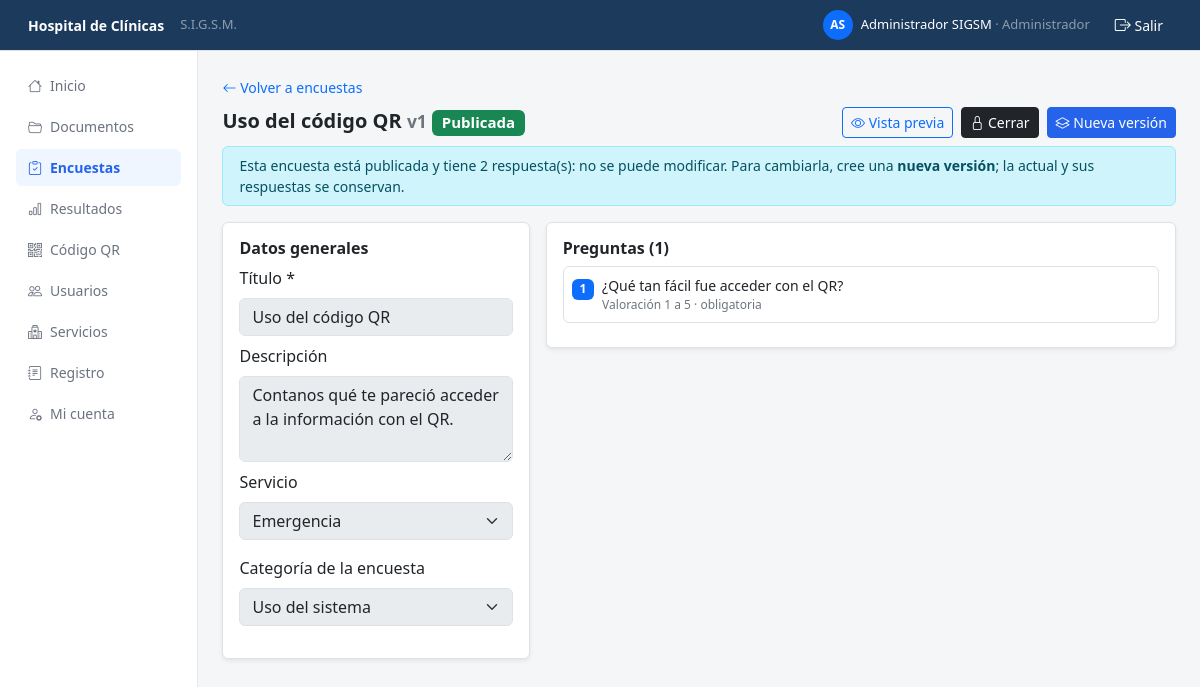
/presentacion/encuesta_editar.php?id=2 (signed in), run on the app's committed database.
### tables this page shows
CREATE TABLE encuesta (
    id             INT AUTO_INCREMENT PRIMARY KEY,
    titulo         VARCHAR(120) NOT NULL,
    descripcion    VARCHAR(300) NULL,
    estado         ENUM('borrador','publicada','cerrada') NOT NULL DEFAULT 'borrador',
    version        INT NOT NULL DEFAULT 1,
    fecha_creacion DATETIME NOT NULL,
    activo         TINYINT(1) NOT NULL DEFAULT 1,
    id_categoria   INT NULL,                   
    id_categoria_encuesta INT NULL,            
    id_origen      INT NULL,
    id_usuario     INT NOT NULL,               
    FOREIGN KEY (id_categoria) REFERENCES categoria(id),
    FOREIGN KEY (id_categoria_encuesta) REFERENCES categoria_encuesta(id),
    FOREIGN KEY (id_origen)    REFERENCES encuesta(id),
    FOREIGN KEY (id_usuario)   REFERENCES usuario(id)
);

CREATE TABLE categoria (
    id     INT AUTO_INCREMENT PRIMARY KEY,
    nombre VARCHAR(80) NOT NULL UNIQUE,
    activo TINYINT(1) NOT NULL DEFAULT 1
);

CREATE TABLE categoria_encuesta (
    id     INT AUTO_INCREMENT PRIMARY KEY,
    nombre VARCHAR(60) NOT NULL UNIQUE,        
    activo TINYINT(1) NOT NULL DEFAULT 1
);

CREATE TABLE pregunta (
    id          INT AUTO_INCREMENT PRIMARY KEY,
    id_encuesta INT NOT NULL,
    texto       VARCHAR(200) NOT NULL,
    tipo        ENUM('unica','multiple','valoracion','texto') NOT NULL DEFAULT 'valoracion',
    obligatoria TINYINT(1) NOT NULL DEFAULT 1,
    orden       INT NOT NULL DEFAULT 1,
    FOREIGN KEY (id_encuesta) REFERENCES encuesta(id)
);

### negocio/ayudas.php (called while the page is built, shortened)
<?php
function enteroPositivo($valor) {
    return (is_string($valor) && ctype_digit($valor)) ? (int) $valor : 0;
}

### datos/Encuesta.php (called while the page is built, shortened)
<?php
require_once __DIR__ . '/Pregunta.php';
class Encuesta {
    private $pdo;
    public function __construct($pdo) {
        $this->pdo = $pdo;
    }
    private function consultaBase() {
        return "SELECT e.id, e.titulo, e.descripcion, e.estado, e.version, e.fecha_creacion,
                       e.id_categoria, e.id_categoria_encuesta, e.id_origen, e.id_usuario,
                       c.nombre AS servicio, c.activo AS servicio_activo,
                       ce.nombre AS categoria_encuesta, ce.activo AS categoria_encuesta_activa,
                       u.nombre AS autor,
                       (SELECT COUNT(*) FROM pregunta p WHERE p.id_encuesta = e.id) AS preguntas,
                       (SELECT COUNT(*) FROM envio v WHERE v.id_encuesta = e.id) AS envios
                FROM encuesta e
                LEFT JOIN categoria c ON c.id = e.id_categoria
                LEFT JOIN categoria_encuesta ce ON ce.id = e.id_categoria_encuesta
                JOIN usuario u ON u.id = e.id_usuario
                WHERE e.activo = 1";
    }
    public function buscarPorId($id) {
        $stmt = $this->pdo->prepare($this->consultaBase() . " AND e.id = ?");
        $stmt->execute([$id]);
        return $stmt->fetch();
    }
    public function cargarCompleta($id) {
        $encuesta = $this->buscarPorId($id);
        if ($encuesta) {
            $encuesta['lista_preguntas'] = (new Pregunta($this->pdo))->listarPorEncuesta($id);
        }
        return $encuesta;
    }
}

### datos/Pregunta.php (called while the page is built, shortened)
<?php
class Pregunta {
    private $pdo;
    public function __construct($pdo) {
        $this->pdo = $pdo;
    }
    public function listarPorEncuesta($idEncuesta) {
        $stmt = $this->pdo->prepare(
            "SELECT id, id_encuesta, texto, tipo, obligatoria, orden
             FROM pregunta WHERE id_encuesta = ? ORDER BY orden, id"
        );
        $stmt->execute([$idEncuesta]);
        $preguntas = $stmt->fetchAll();
        $stmt = $this->pdo->prepare(
            "SELECT o.id, o.id_pregunta, o.texto, o.orden
             FROM opcion o JOIN pregunta p ON p.id = o.id_pregunta
             WHERE p.id_encuesta = ? ORDER BY o.orden, o.id"
        );
        $stmt->execute([$idEncuesta]);
        $porPregunta = [];
        foreach ($stmt->fetchAll() as $opcion) {
            $porPregunta[$opcion['id_pregunta']][] = $opcion;
        }
        foreach ($preguntas as $i => $pregunta) {
            $preguntas[$i]['opciones'] = $porPregunta[$pregunta['id']] ?? [];
        }
        return $preguntas;
    }
}

### negocio/sesion.php (called while the page is built, shortened)
<?php
function e($texto) {
    return htmlspecialchars((string) $texto, ENT_QUOTES, 'UTF-8');
}

### datos/Categoria.php (called while the page is built, shortened)
<?php
class Categoria {
    private $pdo;
    public function __construct($pdo) {
        $this->pdo = $pdo;
    }
    public function listar($soloActivas = true) {
        $sql = "SELECT id, nombre, activo FROM categoria";
        if ($soloActivas) {
            $sql .= " WHERE activo = 1";
        }
        return $this->pdo->query($sql . " ORDER BY nombre")->fetchAll();
    }
}

### datos/CategoriaEncuesta.php (called while the page is built, shortened)
<?php
class CategoriaEncuesta {
    private $pdo;
    public function __construct($pdo) {
        $this->pdo = $pdo;
    }
    public function listar($soloActivas = true) {
        $sql = "SELECT id, nombre, activo FROM categoria_encuesta";
        if ($soloActivas) {
            $sql .= " WHERE activo = 1";
        }
        return $this->pdo->query($sql . " ORDER BY nombre")->fetchAll();
    }
}

### presentacion/encuesta_editar.php (the view, shortened to what this page needs)
<?php
require_once __DIR__ . '/_vista.php';
require_once __DIR__ . '/../datos/conexion.php';
require_once __DIR__ . '/../datos/Encuesta.php';
require_once __DIR__ . '/../datos/Pregunta.php';
require_once __DIR__ . '/../datos/Categoria.php';
require_once __DIR__ . '/../datos/CategoriaEncuesta.php';
$id = enteroPositivo($_GET['id'] ?? '');
try {
    $pdo = (new Conexion())->getConexion();
    $enc = $id ? (new Encuesta($pdo))->cargarCompleta($id) : false;
    $servicios = (new Categoria($pdo))->listar(true);
    $modeloCat = new CategoriaEncuesta($pdo);
    $categoriasEnc = $modeloCat->listar(true);
} catch (PDOException $e) {
    error_log('Error al abrir la encuesta: ' . $e->getMessage());
    $enc = false;
}
$editable  = $enc['estado'] === 'borrador';
$tipos = ['unica' => 'Opción única', 'multiple' => 'Opción múltiple', 'valoracion' => 'Valoración 1 a 5', 'texto' => 'Texto breve'];
require __DIR__ . '/_cabecera.php';
?>
<a href="encuestas.php" class="text-decoration-none small"><i class="bi bi-arrow-left"></i> Volver a encuestas</a>
<div class="d-flex flex-wrap justify-content-between align-items-center gap-2 my-2">
    <h5 class="fw-semibold mb-0"><?= e($enc['titulo']) ?> <small class="text-secondary">v<?= (int) $enc['version'] ?></small> <?= etiquetaEstado($enc['estado']) ?></h5>
    <div class="d-flex gap-2 flex-wrap">
        <button class="btn btn-outline-primary btn-sm" data-bs-toggle="modal" data-bs-target="#modalVista"><i class="bi bi-eye"></i> Vista previa</button>
        <?php if ($editable): ?>
            <?php botonPost('../negocio/cambiar_estado_encuesta.php', ['id' => $enc['id'], 'accion' => 'publicar', 'volver' => 'editar'], '<i class="bi bi-send"></i> Publicar', 'btn btn-success btn-sm', '¿Publicar la encuesta? Desde ese momento no se podrán cambiar sus preguntas.'); ?>
        <?php else: ?>
            <?php if ($enc['estado'] === 'publicada') botonPost('../negocio/cambiar_estado_encuesta.php', ['id' => $enc['id'], 'accion' => 'cerrar', 'volver' => 'editar'], '<i class="bi bi-lock"></i> Cerrar', 'btn btn-dark btn-sm', '¿Cerrar la encuesta? Ya no recibirá respuestas.'); ?>
        <?php endif; ?>
    </div>
</div>
<?php if (!$editable): ?>
    <div class="alert alert-info py-2" style="font-size:14px;">Esta encuesta está <?= e($enc['estado']) ?> y tiene <?= (int) $enc['envios'] ?> respuesta(s): no se puede modificar. Para cambiarla, cree una <strong>nueva versión</strong>; la actual y sus respuestas se conservan.</div>
<?php endif; ?>
<div class="row g-3">
    <div class="col-lg-4">
        <div class="card border shadow-sm"><div class="card-body">
            <h6 class="fw-semibold">Datos generales</h6>
            <form method="POST" action="../negocio/guardar_encuesta.php" novalidate>
                <div class="mb-2"><label class="form-label">Título *</label><input class="form-control" name="titulo" maxlength="120" value="<?= e($enc['titulo']) ?>" <?= $editable ? '' : 'disabled' ?>></div>
                <div class="mb-2"><label class="form-label">Descripción</label><textarea class="form-control" name="descripcion" rows="3" maxlength="300" <?= $editable ? '' : 'disabled' ?>><?= e($enc['descripcion']) ?></textarea></div>
                <div class="mb-3"><label class="form-label">Servicio</label>
                    <select class="form-select" name="id_categoria" <?= $editable ? '' : 'disabled' ?>>
                        <?php foreach ($servicios as $s): ?><option value="<?= (int) $s['id'] ?>" <?= (string) $enc['id_categoria'] === (string) $s['id'] ? 'selected' : '' ?>><?= e($s['nombre']) ?></option><?php endforeach; ?>
                    </select></div>
                <div class="mb-3"><label class="form-label">Categoría de la encuesta</label>
                    <select class="form-select" name="id_categoria_encuesta" <?= $editable ? '' : 'disabled' ?>>
                        <?php foreach ($categoriasEnc as $ce): ?><option value="<?= (int) $ce['id'] ?>" <?= (string) $enc['id_categoria_encuesta'] === (string) $ce['id'] ? 'selected' : '' ?>><?= e($ce['nombre']) ?></option><?php endforeach; ?>
                    </select>
                    <?php if ($editable): ?><a href="categorias_encuesta.php" class="small text-decoration-none">Administrar categorías</a><?php endif; ?></div>
            </form>
        </div></div>
    </div>
    <div class="col-lg-8" id="preguntas">
        <div class="card border shadow-sm"><div class="card-body">
            <div class="d-flex justify-content-between align-items-center mb-2">
                <h6 class="fw-semibold mb-0">Preguntas (<?= count($enc['lista_preguntas']) ?>)</h6>
            </div>
            <?php $total = count($enc['lista_preguntas']); foreach ($enc['lista_preguntas'] as $i => $q): ?>
                <div class="border rounded p-2 mb-2 d-flex gap-2 align-items-start">
                    <span class="badge bg-primary mt-1"><?= $i + 1 ?></span>
                    <div class="flex-grow-1" style="min-width:0;">
                        <div class="fw-medium" style="font-size:14px;"><?= e($q['texto']) ?></div>
                        <div class="text-secondary" style="font-size:12px;"><?= e($tipos[$q['tipo']]) ?> · <?= $q['obligatoria'] ? 'obligatoria' : 'opcional' ?>
                            <?php if ($q['opciones']): ?> · <?= e(implode(' / ', array_column($q['opciones'], 'texto'))) ?><?php endif; ?></div>
                    </div>
                </div>
            <?php endforeach; ?>
        </div></div>
    </div>
</div>
<?php
require __DIR__ . '/_pie.php'; ?>

### presentacion/_vista.php (shortened to what this page needs)
<?php
require_once __DIR__ . '/../negocio/sesion.php';
require_once __DIR__ . '/../negocio/ayudas.php';
function botonPost($url, $campos, $texto, $clase = 'btn btn-sm btn-outline-secondary', $confirmacion = '') {
    $onsubmit = $confirmacion !== '' ? ' onsubmit="return confirm(' . e(json_encode($confirmacion)) . ');"' : '';
    echo '<form method="POST" action="' . e($url) . '" class="d-inline"' . $onsubmit . '>' . campoCsrf();
    echo '<button type="submit" class="' . e($clase) . '">' . $texto . '</button></form>';
}
function etiquetaEstado($estado) {
    $colores = ['borrador' => 'secondary', 'publicada' => 'success', 'cerrada' => 'dark'];
    return '<span class="badge bg-' . ($colores[$estado] ?? 'secondary') . '">' . e(ucfirst($estado)) . '</span>';
}

### presentacion/_cabecera.php (style rules this page uses)
body { background-color: #F5F6F8; }
.btn-hc { --bs-btn-bg: #2563EB; --bs-btn-border-color: #2563EB; --bs-btn-color: #fff; --bs-btn-hover-bg: #1D4ED8; --bs-btn-hover-border-color: #1D4ED8; --bs-btn-hover-color: #fff; }

### data on the page
encuesta: titulo "Uso del código QR", version "1", estado "Publicada", estado "publicada", descripcion "Contanos qué te pareció acceder a la información con el QR.", id_categoria "Emergencia", id_categoria_encuesta "Uso del sistema"
pregunta: texto "¿Qué tan fácil fue acceder con el QR?", tipo "Valoración 1 a 5", obligatoria "obligatoria"

### other printed values
$iniciales "AS"
$nombreUsuario "Administrador SIGSM"
$nombreRol "Administrador"
$item[2] "Inicio"
$item[2] "Documentos"
$item[2] "Encuestas"
$item[2] "Resultados"
$item[2] "Código QR"
$item[2] "Usuarios"
$item[2] "Servicios"
$item[2] "Registro"
$item[2] "Mi cuenta"
$texto "Cerrar Nueva versión"
$enc['envios'] "2"
count($enc['lista_preguntas']) "1"
